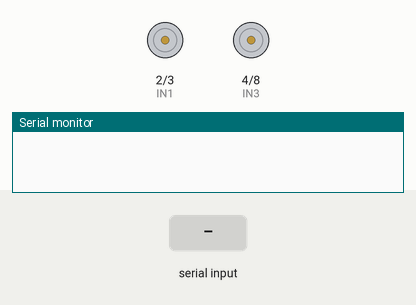
Bench run of a sketch on a simulated Arduino Uno, built with avr-gcc and run on an emulated ATmega328P. Parts: motor-driver pin pairs drawn as motors (green arrow = first pin HIGH = forward, orange = second pin HIGH = backward, longer = more drive, scaled by the enable pin), the last lines printed to the serial monitor. Inputs (shaded band) come from the test bench.

Above: at 1.2 s.
1.3 s: "D" received over Serial
At 3.55 s:
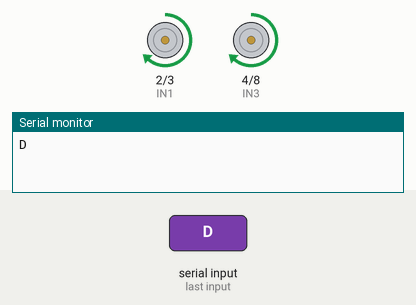
4.3 s: "K" received over Serial
7.3 s: "A" received over Serial
At 8.2 s:
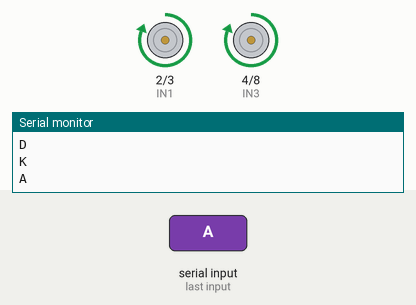
8.8 s: "K" received over Serial
At 9.3 s:
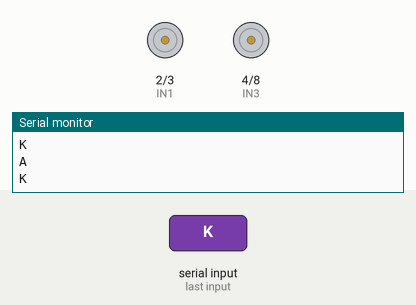
Timing chart, 0 to 11.3 s (numbered marks = the images above; inputs shaded):
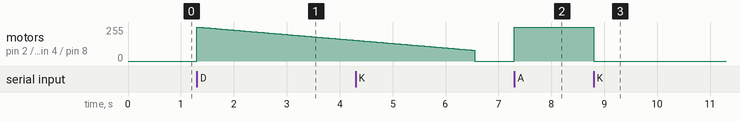

The sketch:

SLEEPY_HEAD_ARDUINO.ino
```cpp
int IN1=2 ;
int IN2=3 ;
int IN3=4 ;
int IN4=8;
int EN1=9;
int EN2=10;
char c;
int i;

void setup() {
  // put your setup code here, to run once:
  pinMode(IN1,OUTPUT);
  pinMode(IN2,OUTPUT);
  pinMode(IN3,OUTPUT);
  pinMode(IN4,OUTPUT);
  pinMode(EN2,OUTPUT);
  pinMode(EN2,OUTPUT);
  Serial.begin(9600);


}

void loop() {

  while(Serial.available()>0){
    c=Serial.read();
    Serial.println(c);
  }


  if(c=='A'){
    digitalWrite(IN1,HIGH);
    digitalWrite(IN2,LOW);
    digitalWrite(IN3,HIGH);
    digitalWrite(IN4,LOW);
    analogWrite(EN1,255);
      analogWrite(EN2,255);

  }
  else if(c=='D'){
    digitalWrite(IN1,HIGH);
    digitalWrite(IN2,LOW);
    digitalWrite(IN3,HIGH);
    digitalWrite(IN4,LOW);
    for(i=255;i>80;i--){
      analogWrite(EN1,i);
      analogWrite(EN2,i);

      delay(30);
    }

  }
  else if(c=='S'){
    digitalWrite(IN1,HIGH);
    digitalWrite(IN2,LOW);
    digitalWrite(IN3,HIGH);
    digitalWrite(IN4,LOW);
    for(i=255;i>0;i--){
      analogWrite(EN1,i);
      analogWrite(EN2,i);

      delay(10);
    }


   }
   else if(c=='K'){
     digitalWrite(IN1,LOW);
    digitalWrite(IN2,LOW);
    digitalWrite(IN3,LOW);
    digitalWrite(IN4,LOW);
   }

}
```

Measured:
- after the input at 7.3 s, motor on pin 2 (IN1) / pin 3 (IN2), motor on pin 4 (IN3) / pin 8 (IN4): stopped → forward 255/255 at once
- after the input at 8.8 s, motor on pin 2 (IN1) / pin 3 (IN2), motor on pin 4 (IN3) / pin 8 (IN4): forward 255/255 → stopped at once
